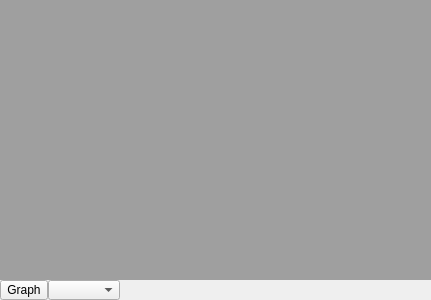
<?xml version="1.0" encoding="UTF-8"?>
<ui version="4.0">
 <class>Grapher</class>
 <widget class="QWidget" name="Grapher">
  <property name="geometry">
   <rect>
    <x>0</x>
    <y>0</y>
    <width>431</width>
    <height>300</height>
   </rect>
  </property>
  <property name="windowTitle">
   <string>Form</string>
  </property>
  <layout class="QHBoxLayout" name="horizontalLayout">
   <property name="spacing">
    <number>0</number>
   </property>
   <property name="leftMargin">
    <number>0</number>
   </property>
   <property name="topMargin">
    <number>0</number>
   </property>
   <property name="rightMargin">
    <number>0</number>
   </property>
   <property name="bottomMargin">
    <number>0</number>
   </property>
   <item>
    <layout class="QVBoxLayout" name="verticalLayout">
     <property name="spacing">
      <number>0</number>
     </property>
     <item>
      <widget class="QMdiArea" name="mdiArea">
       <property name="documentMode">
        <bool>false</bool>
       </property>
       <property name="tabsClosable">
        <bool>false</bool>
       </property>
       <property name="tabShape">
        <enum>QTabWidget::Rounded</enum>
       </property>
      </widget>
     </item>
     <item>
      <widget class="QWidget" name="widget" native="true">
       <property name="minimumSize">
        <size>
         <width>0</width>
         <height>20</height>
        </size>
       </property>
       <layout class="QHBoxLayout" name="horizontalLayout_2">
        <property name="spacing">
         <number>0</number>
        </property>
        <property name="leftMargin">
         <number>0</number>
        </property>
        <property name="topMargin">
         <number>0</number>
        </property>
        <property name="rightMargin">
         <number>0</number>
        </property>
        <property name="bottomMargin">
         <number>0</number>
        </property>
        <item>
         <widget class="QToolButton" name="graphertoolButton">
          <property name="text">
           <string>Graph</string>
          </property>
          <property name="icon">
           <iconset resource="vTrazer.qrc">
            <normaloff>:/img/results</normaloff>:/img/results</iconset>
          </property>
          <property name="popupMode">
           <enum>QToolButton::InstantPopup</enum>
          </property>
         </widget>
        </item>
        <item>
         <widget class="QComboBox" name="graphList"/>
        </item>
        <item>
         <spacer name="horizontalSpacer">
          <property name="orientation">
           <enum>Qt::Horizontal</enum>
          </property>
          <property name="sizeHint" stdset="0">
           <size>
            <width>40</width>
            <height>20</height>
           </size>
          </property>
         </spacer>
        </item>
       </layout>
      </widget>
     </item>
    </layout>
   </item>
  </layout>
  <action name="actionCascade">
   <property name="checkable">
    <bool>true</bool>
   </property>
   <property name="icon">
    <iconset resource="vTrazer.qrc">
     <normaloff>:/img/wcascade</normaloff>:/img/wcascade</iconset>
   </property>
   <property name="text">
    <string>Cascade Arrange</string>
   </property>
   <property name="toolTip">
    <string>Cascade Arrange Graph</string>
   </property>
  </action>
  <action name="actionTile">
   <property name="checkable">
    <bool>true</bool>
   </property>
   <property name="icon">
    <iconset resource="vTrazer.qrc">
     <normaloff>:/img/wtile</normaloff>:/img/wtile</iconset>
   </property>
   <property name="text">
    <string>Tile Arrange</string>
   </property>
   <property name="toolTip">
    <string>Tile arrange Graph</string>
   </property>
  </action>
  <action name="actionNew">
   <property name="icon">
    <iconset resource="vTrazer.qrc">
     <normaloff>:/img/graph</normaloff>:/img/graph</iconset>
   </property>
   <property name="text">
    <string>New Graph</string>
   </property>
   <property name="toolTip">
    <string>New Graph</string>
   </property>
  </action>
 </widget>
 <resources>
  <include location="vTrazer.qrc"/>
 </resources>
 <connections/>
</ui>
